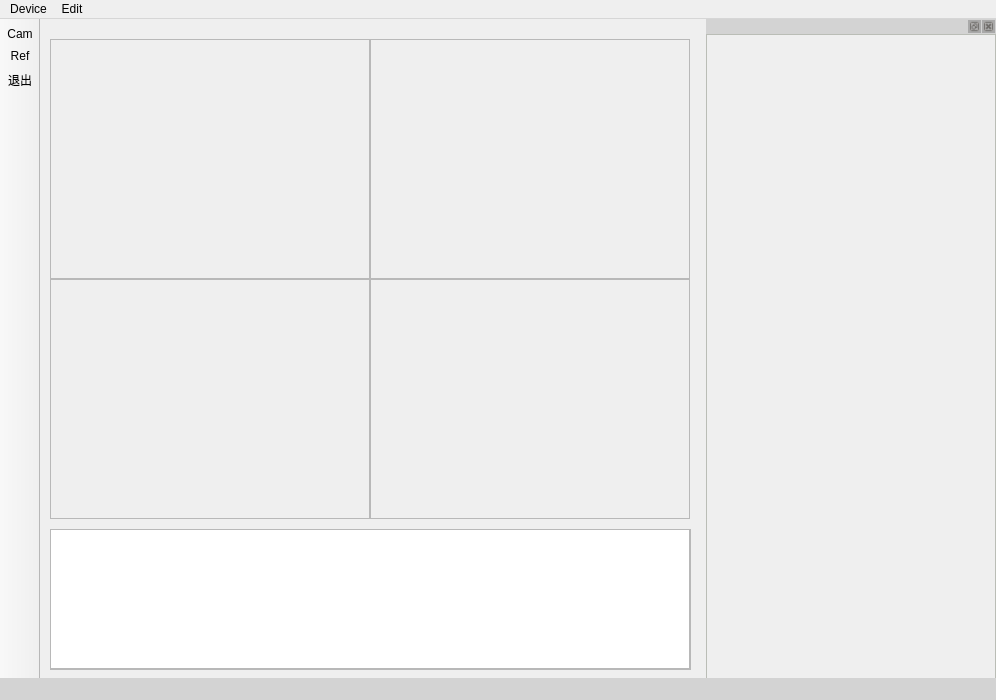
<?xml version="1.0" encoding="UTF-8"?>
<ui version="4.0">
 <class>MainWindow</class>
 <widget class="QMainWindow" name="MainWindow">
  <property name="geometry">
   <rect>
    <x>0</x>
    <y>0</y>
    <width>996</width>
    <height>700</height>
   </rect>
  </property>
  <property name="minimumSize">
   <size>
    <width>996</width>
    <height>700</height>
   </size>
  </property>
  <property name="maximumSize">
   <size>
    <width>996</width>
    <height>700</height>
   </size>
  </property>
  <property name="windowTitle">
   <string>基于图像处理的人脸检测</string>
  </property>
  <property name="styleSheet">
   <string notr="true">font: 75 italic 11pt &quot;Ubuntu Mono&quot;;</string>
  </property>
  <widget class="QWidget" name="centralwidget">
   <widget class="QFrame" name="frame">
    <property name="geometry">
     <rect>
      <x>10</x>
      <y>20</y>
      <width>640</width>
      <height>480</height>
     </rect>
    </property>
    <property name="frameShape">
     <enum>QFrame::StyledPanel</enum>
    </property>
    <property name="frameShadow">
     <enum>QFrame::Raised</enum>
    </property>
    <widget class="QLabel" name="rgbLabel">
     <property name="geometry">
      <rect>
       <x>0</x>
       <y>0</y>
       <width>320</width>
       <height>240</height>
      </rect>
     </property>
     <property name="frameShape">
      <enum>QFrame::StyledPanel</enum>
     </property>
     <property name="text">
      <string/>
     </property>
    </widget>
    <widget class="QLabel" name="gradLabel">
     <property name="geometry">
      <rect>
       <x>320</x>
       <y>0</y>
       <width>320</width>
       <height>240</height>
      </rect>
     </property>
     <property name="frameShape">
      <enum>QFrame::StyledPanel</enum>
     </property>
     <property name="text">
      <string/>
     </property>
    </widget>
    <widget class="QLabel" name="grayLabel">
     <property name="geometry">
      <rect>
       <x>0</x>
       <y>240</y>
       <width>320</width>
       <height>240</height>
      </rect>
     </property>
     <property name="frameShape">
      <enum>QFrame::StyledPanel</enum>
     </property>
     <property name="text">
      <string/>
     </property>
    </widget>
    <widget class="QLabel" name="segLabel">
     <property name="geometry">
      <rect>
       <x>320</x>
       <y>240</y>
       <width>320</width>
       <height>240</height>
      </rect>
     </property>
     <property name="frameShape">
      <enum>QFrame::StyledPanel</enum>
     </property>
     <property name="text">
      <string/>
     </property>
    </widget>
   </widget>
   <widget class="QFrame" name="frame_2">
    <property name="enabled">
     <bool>true</bool>
    </property>
    <property name="geometry">
     <rect>
      <x>10</x>
      <y>510</y>
      <width>641</width>
      <height>141</height>
     </rect>
    </property>
    <property name="minimumSize">
     <size>
      <width>0</width>
      <height>141</height>
     </size>
    </property>
    <property name="maximumSize">
     <size>
      <width>16777215</width>
      <height>141</height>
     </size>
    </property>
    <property name="frameShape">
     <enum>QFrame::StyledPanel</enum>
    </property>
    <widget class="QTableView" name="tableView">
     <property name="geometry">
      <rect>
       <x>0</x>
       <y>0</y>
       <width>640</width>
       <height>140</height>
      </rect>
     </property>
     <property name="showGrid">
      <bool>true</bool>
     </property>
     <property name="gridStyle">
      <enum>Qt::SolidLine</enum>
     </property>
     <property name="sortingEnabled">
      <bool>false</bool>
     </property>
     <attribute name="horizontalHeaderVisible">
      <bool>false</bool>
     </attribute>
     <attribute name="horizontalHeaderCascadingSectionResizes">
      <bool>false</bool>
     </attribute>
     <attribute name="horizontalHeaderDefaultSectionSize">
      <number>156</number>
     </attribute>
     <attribute name="verticalHeaderDefaultSectionSize">
      <number>35</number>
     </attribute>
    </widget>
   </widget>
  </widget>
  <widget class="QMenuBar" name="menubar">
   <property name="geometry">
    <rect>
     <x>0</x>
     <y>0</y>
     <width>996</width>
     <height>28</height>
    </rect>
   </property>
   <widget class="QMenu" name="menuDevice">
    <property name="font">
     <font>
      <family>Ubuntu Mono</family>
      <pointsize>11</pointsize>
      <weight>9</weight>
      <italic>true</italic>
      <bold>false</bold>
     </font>
    </property>
    <property name="title">
     <string>Device</string>
    </property>
    <addaction name="actionCamera"/>
   </widget>
   <widget class="QMenu" name="menuEdit">
    <property name="title">
     <string>Edit</string>
    </property>
    <addaction name="actionRefresh"/>
   </widget>
   <addaction name="menuDevice"/>
   <addaction name="menuEdit"/>
  </widget>
  <widget class="QStatusBar" name="statusbar">
   <property name="styleSheet">
    <string notr="true">background: lightgray;</string>
   </property>
   <property name="sizeGripEnabled">
    <bool>true</bool>
   </property>
  </widget>
  <widget class="QToolBar" name="toolBar">
   <property name="minimumSize">
    <size>
     <width>40</width>
     <height>0</height>
    </size>
   </property>
   <property name="maximumSize">
    <size>
     <width>40</width>
     <height>16777215</height>
    </size>
   </property>
   <property name="windowTitle">
    <string>toolBar</string>
   </property>
   <property name="movable">
    <bool>false</bool>
   </property>
   <property name="floatable">
    <bool>false</bool>
   </property>
   <attribute name="toolBarArea">
    <enum>LeftToolBarArea</enum>
   </attribute>
   <attribute name="toolBarBreak">
    <bool>false</bool>
   </attribute>
   <addaction name="actionCamera"/>
   <addaction name="actionRefresh"/>
   <addaction name="actionClose"/>
  </widget>
  <widget class="QDockWidget" name="dockWidget_6">
   <property name="minimumSize">
    <size>
     <width>290</width>
     <height>650</height>
    </size>
   </property>
   <property name="maximumSize">
    <size>
     <width>290</width>
     <height>661</height>
    </size>
   </property>
   <property name="layoutDirection">
    <enum>Qt::LeftToRight</enum>
   </property>
   <property name="styleSheet">
    <string notr="true">::title {
      text-align: left; 
      background: lightgray;
      padding-left: 5px;
  }

::close-button, ::float-button {
      border: 1px solid transparent;
      background: darkgray;
      padding: 0px;
}

::close-button:hover, QDockWidget::float-button:hover {
      background: gray;
  }

::close-button:pressed, ::float-button:pressed {
      padding: 1px -1px -1px 1px;
  }






</string>
   </property>
   <property name="floating">
    <bool>false</bool>
   </property>
   <property name="features">
    <set>QDockWidget::AllDockWidgetFeatures</set>
   </property>
   <property name="allowedAreas">
    <set>Qt::RightDockWidgetArea</set>
   </property>
   <property name="windowTitle">
    <string/>
   </property>
   <attribute name="dockWidgetArea">
    <number>2</number>
   </attribute>
   <widget class="QWidget" name="dockWidgetContents_6">
    <property name="styleSheet">
     <string notr="true">border:1px solid;
border-color: rgb(186, 189, 182);
border-bottom:0px;</string>
    </property>
    <widget class="MyComboBox" name="widget" native="true">
     <property name="enabled">
      <bool>true</bool>
     </property>
     <property name="geometry">
      <rect>
       <x>0</x>
       <y>0</y>
       <width>290</width>
       <height>641</height>
      </rect>
     </property>
     <property name="styleSheet">
      <string notr="true"/>
     </property>
    </widget>
   </widget>
  </widget>
  <action name="actionCamera">
   <property name="icon">
    <iconset resource="qrsc.qrc">
     <normaloff>:/img/相机.svg</normaloff>:/img/相机.svg</iconset>
   </property>
   <property name="text">
    <string>Cam</string>
   </property>
   <property name="toolTip">
    <string>设备</string>
   </property>
  </action>
  <action name="actionRefresh">
   <property name="icon">
    <iconset resource="qrsc.qrc">
     <normaloff>:/img/刷新.svg</normaloff>:/img/刷新.svg</iconset>
   </property>
   <property name="text">
    <string>Ref</string>
   </property>
   <property name="toolTip">
    <string>刷新</string>
   </property>
  </action>
  <action name="actionClose">
   <property name="icon">
    <iconset resource="qrsc.qrc">
     <normaloff>:/img/关闭.svg</normaloff>:/img/关闭.svg</iconset>
   </property>
   <property name="text">
    <string>退出</string>
   </property>
  </action>
  <zorder>dockWidget_6</zorder>
 </widget>
 <customwidgets>
  <customwidget>
   <class>MyComboBox</class>
   <extends>QWidget</extends>
   <header>mycombobox.h</header>
   <container>1</container>
  </customwidget>
 </customwidgets>
 <resources>
  <include location="qrsc.qrc"/>
 </resources>
 <connections/>
</ui>
